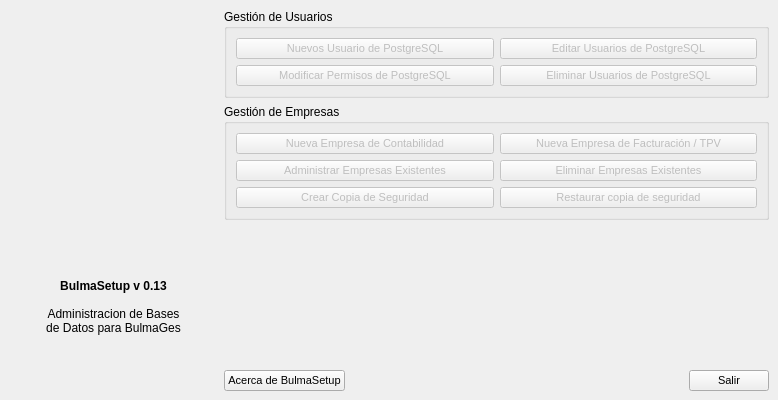
<?xml version="1.0" encoding="UTF-8"?>
<ui version="4.0">
 <class>MainWindow</class>
 <widget class="QMainWindow" name="MainWindow">
  <property name="geometry">
   <rect>
    <x>0</x>
    <y>0</y>
    <width>778</width>
    <height>400</height>
   </rect>
  </property>
  <property name="minimumSize">
   <size>
    <width>732</width>
    <height>400</height>
   </size>
  </property>
  <property name="windowTitle">
   <string>BulmaSetup</string>
  </property>
  <property name="windowIcon">
   <iconset resource="resources.qrc">
    <normaloff>:/images/iglues.org.svg</normaloff>:/images/iglues.org.svg</iconset>
  </property>
  <widget class="QWidget" name="centralwidget">
   <layout class="QHBoxLayout" name="horizontalLayout_2">
    <item>
     <layout class="QVBoxLayout" name="verticalLayout_2">
      <item>
       <widget class="QLabel" name="label">
        <property name="minimumSize">
         <size>
          <width>209</width>
          <height>209</height>
         </size>
        </property>
        <property name="maximumSize">
         <size>
          <width>209</width>
          <height>209</height>
         </size>
        </property>
        <property name="text">
         <string/>
        </property>
        <property name="pixmap">
         <pixmap resource="resources.qrc">:/images/iglues.org.svg</pixmap>
        </property>
        <property name="scaledContents">
         <bool>true</bool>
        </property>
        <property name="alignment">
         <set>Qt::AlignCenter</set>
        </property>
       </widget>
      </item>
      <item>
       <widget class="QLabel" name="label_2">
        <property name="text">
         <string>&lt;!DOCTYPE HTML PUBLIC &quot;-//W3C//DTD HTML 4.0//EN&quot; &quot;http://www.w3.org/TR/REC-html40/strict.dtd&quot;&gt;
&lt;html&gt;&lt;head&gt;&lt;meta name=&quot;qrichtext&quot; content=&quot;1&quot; /&gt;&lt;style type=&quot;text/css&quot;&gt;
p, li { white-space: pre-wrap; }
&lt;/style&gt;&lt;/head&gt;&lt;body style=&quot; font-family:'Ubuntu'; font-size:9pt; font-weight:400; font-style:normal;&quot;&gt;
&lt;p style=&quot; margin-top:0px; margin-bottom:0px; margin-left:0px; margin-right:0px; -qt-block-indent:0; text-indent:0px;&quot;&gt;&lt;span style=&quot; font-family:'Sans Serif'; font-weight:600;&quot;&gt;BulmaSetup v 0.13&lt;/span&gt;&lt;/p&gt;
&lt;p style=&quot;-qt-paragraph-type:empty; margin-top:0px; margin-bottom:0px; margin-left:0px; margin-right:0px; -qt-block-indent:0; text-indent:0px; font-family:'Sans Serif';&quot;&gt;&lt;/p&gt;
&lt;p style=&quot; margin-top:0px; margin-bottom:0px; margin-left:0px; margin-right:0px; -qt-block-indent:0; text-indent:0px;&quot;&gt;&lt;span style=&quot; font-family:'Sans Serif';&quot;&gt;Administracion de Bases&lt;/span&gt;&lt;/p&gt;
&lt;p style=&quot; margin-top:0px; margin-bottom:0px; margin-left:0px; margin-right:0px; -qt-block-indent:0; text-indent:0px;&quot;&gt;&lt;span style=&quot; font-family:'Sans Serif';&quot;&gt;de Datos para BulmaGes&lt;/span&gt;&lt;/p&gt;&lt;/body&gt;&lt;/html&gt;</string>
        </property>
        <property name="alignment">
         <set>Qt::AlignCenter</set>
        </property>
       </widget>
      </item>
     </layout>
    </item>
    <item>
     <layout class="QVBoxLayout" name="verticalLayout">
      <item>
       <widget class="QGroupBox" name="groupBox_3">
        <property name="title">
         <string>Gestión de Usuarios</string>
        </property>
        <layout class="QGridLayout" name="gridLayout_2">
         <item row="0" column="0">
          <widget class="QPushButton" name="nuevo_usuario">
           <property name="enabled">
            <bool>false</bool>
           </property>
           <property name="font">
            <font>
             <pointsize>8</pointsize>
            </font>
           </property>
           <property name="focusPolicy">
            <enum>Qt::NoFocus</enum>
           </property>
           <property name="layoutDirection">
            <enum>Qt::LeftToRight</enum>
           </property>
           <property name="text">
            <string>Nuevos Usuario de PostgreSQL</string>
           </property>
           <property name="icon">
            <iconset resource="resources.qrc">
             <normaloff>:/images/add_user_postgresql.svg</normaloff>:/images/add_user_postgresql.svg</iconset>
           </property>
           <property name="iconSize">
            <size>
             <width>38</width>
             <height>38</height>
            </size>
           </property>
          </widget>
         </item>
         <item row="0" column="1">
          <widget class="QPushButton" name="editar_usuario">
           <property name="enabled">
            <bool>false</bool>
           </property>
           <property name="font">
            <font>
             <pointsize>8</pointsize>
            </font>
           </property>
           <property name="focusPolicy">
            <enum>Qt::NoFocus</enum>
           </property>
           <property name="layoutDirection">
            <enum>Qt::LeftToRight</enum>
           </property>
           <property name="text">
            <string>Editar Usuarios de PostgreSQL</string>
           </property>
           <property name="icon">
            <iconset resource="resources.qrc">
             <normaloff>:/images/edit_user_postgresql.svg</normaloff>:/images/edit_user_postgresql.svg</iconset>
           </property>
           <property name="iconSize">
            <size>
             <width>38</width>
             <height>38</height>
            </size>
           </property>
          </widget>
         </item>
         <item row="1" column="0">
          <widget class="QPushButton" name="permisos_usuario">
           <property name="enabled">
            <bool>false</bool>
           </property>
           <property name="font">
            <font>
             <pointsize>8</pointsize>
            </font>
           </property>
           <property name="focusPolicy">
            <enum>Qt::NoFocus</enum>
           </property>
           <property name="layoutDirection">
            <enum>Qt::LeftToRight</enum>
           </property>
           <property name="text">
            <string>Modificar Permisos de PostgreSQL</string>
           </property>
           <property name="icon">
            <iconset resource="resources.qrc">
             <normaloff>:/images/edit_user_postgresql.svg</normaloff>:/images/edit_user_postgresql.svg</iconset>
           </property>
           <property name="iconSize">
            <size>
             <width>38</width>
             <height>38</height>
            </size>
           </property>
          </widget>
         </item>
         <item row="1" column="1">
          <widget class="QPushButton" name="eliminar_usuario">
           <property name="enabled">
            <bool>false</bool>
           </property>
           <property name="font">
            <font>
             <pointsize>8</pointsize>
            </font>
           </property>
           <property name="focusPolicy">
            <enum>Qt::NoFocus</enum>
           </property>
           <property name="layoutDirection">
            <enum>Qt::LeftToRight</enum>
           </property>
           <property name="text">
            <string>Eliminar Usuarios de PostgreSQL</string>
           </property>
           <property name="icon">
            <iconset resource="resources.qrc">
             <normaloff>:/images/trash_user_postgresql.svg</normaloff>:/images/trash_user_postgresql.svg</iconset>
           </property>
           <property name="iconSize">
            <size>
             <width>38</width>
             <height>38</height>
            </size>
           </property>
          </widget>
         </item>
        </layout>
       </widget>
      </item>
      <item>
       <widget class="QGroupBox" name="groupBox_2">
        <property name="title">
         <string>Gestión de Empresas</string>
        </property>
        <layout class="QGridLayout" name="gridLayout">
         <item row="0" column="0">
          <widget class="QPushButton" name="mui_crearbulmacont">
           <property name="enabled">
            <bool>false</bool>
           </property>
           <property name="font">
            <font>
             <pointsize>8</pointsize>
            </font>
           </property>
           <property name="focusPolicy">
            <enum>Qt::NoFocus</enum>
           </property>
           <property name="layoutDirection">
            <enum>Qt::LeftToRight</enum>
           </property>
           <property name="text">
            <string>Nueva Empresa de Contabilidad</string>
           </property>
           <property name="icon">
            <iconset resource="resources.qrc">
             <normaloff>:/images/iconbulmacont.svg</normaloff>:/images/iconbulmacont.svg</iconset>
           </property>
           <property name="iconSize">
            <size>
             <width>38</width>
             <height>38</height>
            </size>
           </property>
          </widget>
         </item>
         <item row="0" column="1">
          <widget class="QPushButton" name="mui_crearbulmafact">
           <property name="enabled">
            <bool>false</bool>
           </property>
           <property name="font">
            <font>
             <pointsize>8</pointsize>
            </font>
           </property>
           <property name="focusPolicy">
            <enum>Qt::NoFocus</enum>
           </property>
           <property name="layoutDirection">
            <enum>Qt::LeftToRight</enum>
           </property>
           <property name="text">
            <string>Nueva Empresa de Facturación / TPV</string>
           </property>
           <property name="icon">
            <iconset resource="resources.qrc">
             <normaloff>:/images/iconbulmafact.svg</normaloff>:/images/iconbulmafact.svg</iconset>
           </property>
           <property name="iconSize">
            <size>
             <width>38</width>
             <height>38</height>
            </size>
           </property>
          </widget>
         </item>
         <item row="1" column="0">
          <widget class="QPushButton" name="mui_adminempresas">
           <property name="enabled">
            <bool>false</bool>
           </property>
           <property name="font">
            <font>
             <pointsize>8</pointsize>
            </font>
           </property>
           <property name="focusPolicy">
            <enum>Qt::NoFocus</enum>
           </property>
           <property name="layoutDirection">
            <enum>Qt::LeftToRight</enum>
           </property>
           <property name="text">
            <string>Administrar Empresas Existentes</string>
           </property>
           <property name="icon">
            <iconset resource="resources.qrc">
             <normaloff>:/images/manage_company.svg</normaloff>:/images/manage_company.svg</iconset>
           </property>
           <property name="iconSize">
            <size>
             <width>32</width>
             <height>32</height>
            </size>
           </property>
          </widget>
         </item>
         <item row="1" column="1">
          <widget class="QPushButton" name="eliminar_empresa">
           <property name="enabled">
            <bool>false</bool>
           </property>
           <property name="font">
            <font>
             <pointsize>8</pointsize>
            </font>
           </property>
           <property name="focusPolicy">
            <enum>Qt::NoFocus</enum>
           </property>
           <property name="layoutDirection">
            <enum>Qt::LeftToRight</enum>
           </property>
           <property name="text">
            <string>Eliminar Empresas Existentes</string>
           </property>
           <property name="icon">
            <iconset resource="resources.qrc">
             <normaloff>:/images/trash_company.svg</normaloff>:/images/trash_company.svg</iconset>
           </property>
           <property name="iconSize">
            <size>
             <width>32</width>
             <height>32</height>
            </size>
           </property>
          </widget>
         </item>
         <item row="2" column="1">
          <widget class="QPushButton" name="mui_restbackup">
           <property name="enabled">
            <bool>false</bool>
           </property>
           <property name="font">
            <font>
             <pointsize>8</pointsize>
            </font>
           </property>
           <property name="focusPolicy">
            <enum>Qt::NoFocus</enum>
           </property>
           <property name="layoutDirection">
            <enum>Qt::LeftToRight</enum>
           </property>
           <property name="text">
            <string>Restaurar copia de seguridad</string>
           </property>
           <property name="icon">
            <iconset resource="resources.qrc">
             <normaloff>:/images/restore_database.svg</normaloff>:/images/restore_database.svg</iconset>
           </property>
           <property name="iconSize">
            <size>
             <width>32</width>
             <height>32</height>
            </size>
           </property>
          </widget>
         </item>
         <item row="2" column="0">
          <widget class="QPushButton" name="mui_creabackup">
           <property name="enabled">
            <bool>false</bool>
           </property>
           <property name="font">
            <font>
             <pointsize>8</pointsize>
            </font>
           </property>
           <property name="focusPolicy">
            <enum>Qt::NoFocus</enum>
           </property>
           <property name="layoutDirection">
            <enum>Qt::LeftToRight</enum>
           </property>
           <property name="text">
            <string>Crear Copia de Seguridad</string>
           </property>
           <property name="icon">
            <iconset resource="resources.qrc">
             <normaloff>:/images/backup_database.svg</normaloff>:/images/backup_database.svg</iconset>
           </property>
           <property name="iconSize">
            <size>
             <width>32</width>
             <height>32</height>
            </size>
           </property>
          </widget>
         </item>
        </layout>
       </widget>
      </item>
      <item>
       <spacer name="verticalSpacer">
        <property name="orientation">
         <enum>Qt::Vertical</enum>
        </property>
        <property name="sizeHint" stdset="0">
         <size>
          <width>17</width>
          <height>13</height>
         </size>
        </property>
       </spacer>
      </item>
      <item>
       <layout class="QHBoxLayout" name="horizontalLayout">
        <item>
         <widget class="QPushButton" name="mui_acerca">
          <property name="font">
           <font>
            <pointsize>8</pointsize>
           </font>
          </property>
          <property name="text">
           <string>Acerca de BulmaSetup</string>
          </property>
          <property name="icon">
           <iconset resource="resources.qrc">
            <normaloff>:/images/iglues.org.svg</normaloff>:/images/iglues.org.svg</iconset>
          </property>
         </widget>
        </item>
        <item>
         <spacer name="horizontalSpacer">
          <property name="orientation">
           <enum>Qt::Horizontal</enum>
          </property>
          <property name="sizeHint" stdset="0">
           <size>
            <width>388</width>
            <height>20</height>
           </size>
          </property>
         </spacer>
        </item>
        <item>
         <widget class="QPushButton" name="mui_salir">
          <property name="font">
           <font>
            <pointsize>8</pointsize>
           </font>
          </property>
          <property name="text">
           <string>Salir</string>
          </property>
          <property name="icon">
           <iconset resource="resources.qrc">
            <normaloff>:/images/bulmasetup_exit.png</normaloff>:/images/bulmasetup_exit.png</iconset>
          </property>
         </widget>
        </item>
       </layout>
      </item>
     </layout>
    </item>
   </layout>
  </widget>
 </widget>
 <resources>
  <include location="resources.qrc"/>
 </resources>
 <connections>
  <connection>
   <sender>mui_salir</sender>
   <signal>released()</signal>
   <receiver>MainWindow</receiver>
   <slot>close()</slot>
   <hints>
    <hint type="sourcelabel">
     <x>503</x>
     <y>402</y>
    </hint>
    <hint type="destinationlabel">
     <x>372</x>
     <y>392</y>
    </hint>
   </hints>
  </connection>
 </connections>
</ui>
